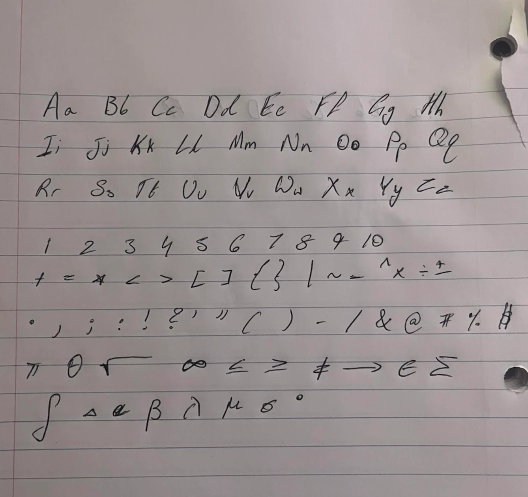
#> input picture data/glyph_sheets/sheet1.webp, 1056 x 994 px (shown at 1/2 size)
$ python -i photo.py   (imports and definitions only)
#> lines starting #> are read from the running program, lines starting #| are printed output that depends on the picture; after the words box and inside, x2 and y2 are one past the last pixel; in counts of white or black regions, pixels touching at a corner belong together
#> further down, picture is the input picture: shape (994, 1056, 3); mean B, G, R 145.9, 146, 155
import json
import os
import platform
import shlex
import subprocess
import tempfile
from pathlib import Path

import cv2
import numpy as np

SIZE = 224
WORKER = Path(__file__).resolve().parents[1] / "inksight_worker.py"


def bands(flags):
    out, start = [], None
    for i, flag in enumerate(list(flags) + [False]):
        if flag and start is None:
            start = i
        elif not flag and start is not None:
            out.append((start, i - 1))
            start = None
    return out


def strip_rules(binary):
    h, w = binary.shape
    thin = cv2.morphologyEx(binary, cv2.MORPH_OPEN, cv2.getStructuringElement(cv2.MORPH_RECT, (25, 1)))
    for y0, y1 in bands((thin > 0).sum(axis=1) >= 0.15 * w):
        if y1 - y0 > 8:
            continue
        y0, y1 = max(0, y0 - 1), min(h - 1, y1 + 1)
        above = binary[max(0, y0 - 2)] > 0
        below = binary[min(h - 1, y1 + 2)] > 0
        binary[y0:y1 + 1, ~(above & below)] = 0
    tall = cv2.morphologyEx(binary, cv2.MORPH_OPEN, cv2.getStructuringElement(cv2.MORPH_RECT, (1, 15)))
    for x0, x1 in bands((tall > 0).sum(axis=0) >= 0.6 * h):
        if x1 - x0 > 8:
            continue
        x0, x1 = max(0, x0 - 1), min(w - 1, x1 + 1)
        left = binary[:, max(0, x0 - 2)] > 0
        right = binary[:, min(w - 1, x1 + 2)] > 0
        binary[~(left & right), x0:x1 + 1] = 0
    return binary


def ink_mask(image):
    gray = cv2.cvtColor(image, cv2.COLOR_BGR2GRAY)
    h, w = gray.shape
    block = max(31, (min(h, w) // 12) | 1)
    block = min(block, 255)
    diff = cv2.medianBlur(gray, block).astype(np.int32) - gray.astype(np.int32)
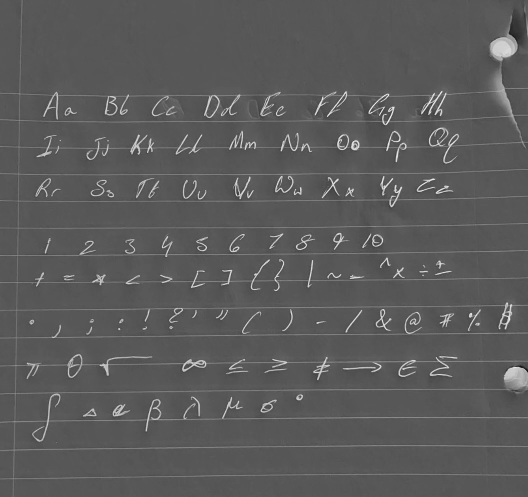
#> diff: shape (994, 1056) int32 (shown at 1/2 size); min -92, max 177, mean 3.9; drawn with min black and max white
    level = max(22.0, 0.42 * float(np.percentile(diff, 99.5)))
#> level = 55.02
    binary = (diff > level).astype(np.uint8) * 255
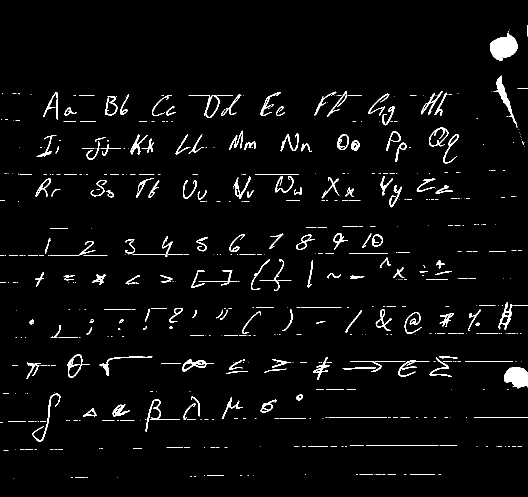
#> binary: shape (994, 1056) (shown at 1/2 size); 3.1% white; 572 white regions (387 under 20 px), largest, box (x1, y1, x2, y2) and area: (980, 66, 1035, 122) 1980, (1008, 734, 1056, 777) 1541, (987, 151, 1035, 255) 864
    binary = strip_rules(binary)
#> in strip_rules, `thin = cv2.morphologyEx(binary, cv2.MORPH_OPEN, cv2.getStructuringElem..`:
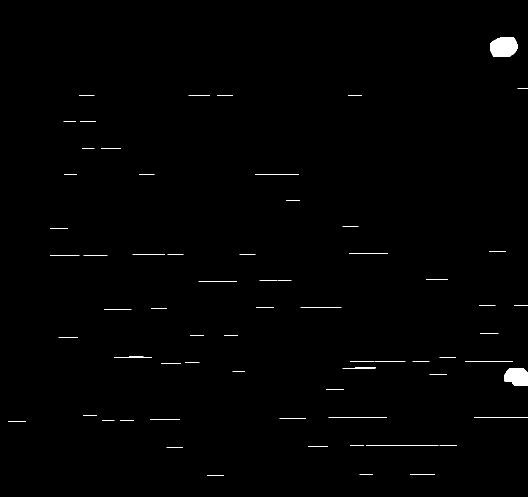
#> thin: shape (994, 1056) (shown at 1/2 size); 0.6% white; 66 white regions, largest, box (x1, y1, x2, y2) and area: (980, 75, 1035, 113) 1796, (1008, 736, 1056, 772) 1437, (685, 734, 751, 738) 167
#> the loop in strip_rules, `for y0, y1 in bands((thin > 0).sum(axis=1) >= 0.15 * w):` made 2 passes
#> (y0, y1) on passes 1 to 2: (834, 836), (890, 892)
#> after the loop in strip_rules, `for y0, y1 in bands((thin > 0).sum(axis=1) >= 0.15 * w):`:
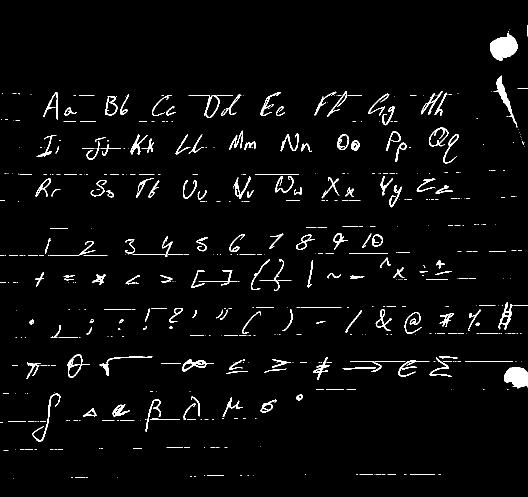
#> binary: shape (994, 1056) (shown at 1/2 size); 3% white; 538 white regions (359 under 20 px), largest, box (x1, y1, x2, y2) and area: (980, 66, 1035, 122) 1980, (1008, 734, 1056, 777) 1541, (987, 151, 1035, 255) 864
    binary = cv2.morphologyEx(binary, cv2.MORPH_OPEN, np.ones((2, 2), np.uint8))
#> binary: shape (994, 1056); 2.5% white; 235 white regions (78 under 20 px), largest, box (x1, y1, x2, y2) and area: (981, 67, 1036, 123) 1979, (1009, 735, 1056, 778) 1507, (994, 154, 1035, 251) 843
    count, labels, stats, _ = cv2.connectedComponentsWithStats(binary)
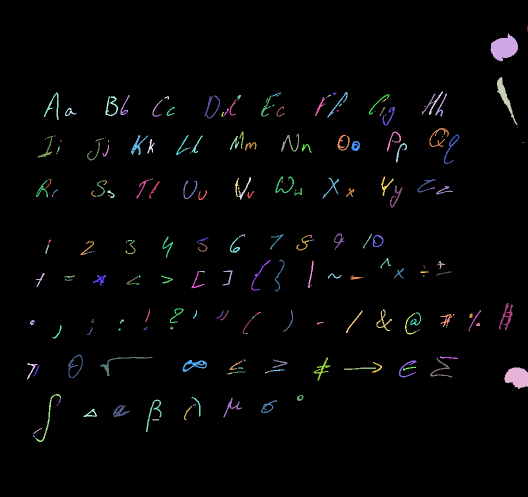
#> labels: shape (994, 1056) int32 (shown at 1/2 size); 236 distinct labels, from 0 to 235; one colour per label, 0 black
#> count = 236; stats = 236 rows, first 6: [0, 0, 1056, 994, 1023014], [1055, 52, 1, 11, 11], [981, 67, 55, 56, 1979], [994, 154, 41, 97, 843], [858, 183, 28, 47, 172], [88, 185, 29, 55, 324]
    flat = [i for i in range(1, count) if stats[i][2] >= 10 and stats[i][3] <= max(6, 0.08 * stats[i][2] + 4)]
#> flat = [113, 146, 147, 151, 161, 186, 199, 212, 213, 216, 217, 233]
    binary[np.isin(labels, flat)] = 0
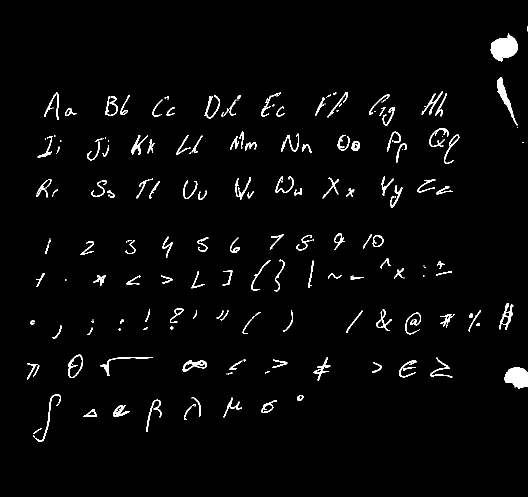
#> binary: shape (994, 1056) (shown at 1/2 size); 2.5% white; 223 white regions (78 under 20 px), largest, box (x1, y1, x2, y2) and area: (981, 67, 1036, 123) 1979, (1009, 735, 1056, 778) 1507, (994, 154, 1035, 251) 843
    return binary


def segment_words(image):
    binary = ink_mask(image)
    h, w = binary.shape
    count, labels, stats, _ = cv2.connectedComponentsWithStats(binary)
#> labels: shape (994, 1056) int32; 224 distinct labels, from 0 to 223
#> count = 224; stats = 224 rows, first 6: [0, 0, 1056, 994, 1023662], [1055, 52, 1, 11, 11], [981, 67, 55, 56, 1979], [994, 154, 41, 97, 843], [858, 183, 28, 47, 172], [88, 185, 29, 55, 324]
    if count < 2:
        return []
    areas = stats[1:, 4]
#> areas = 223 values, max 1979 at index 1, min 4 at index 20, mean 116.6
    solid = stats[1:][areas >= 0.08 * np.percentile(areas, 95)]
#> solid = 138 rows, first 6: [981, 67, 55, 56, 1979], [994, 154, 41, 97, 843], [858, 183, 28, 47, 172], [88, 185, 29, 55, 324], [544, 185, 18, 8, 49], [655, 184, 40, 51, 219]
    if len(solid) == 0:
        return []
    letter = float(np.median(solid[:, 3]))
#> letter = 29
    for i, (x, y, bw, bh, area) in enumerate(stats[1:], 1):
        if (bh > 2.5 * letter and bw < 0.35 * letter) or bw > 0.8 * w:
            binary[labels == i] = 0
#> this loop made 223 passes
    kernel = cv2.getStructuringElement(cv2.MORPH_RECT, (max(3, int(letter * 0.16)), max(3, int(letter * 0.35))))
#> kernel = [[1, 1, 1, 1], [1, 1, 1, 1], [1, 1, 1, 1], [1, 1, 1, 1], [1, 1, 1, 1], [1, 1, 1, 1], [1, 1, 1, 1], [1, 1, 1, 1], [1, 1, 1, 1], [1, 1, 1, 1]]
    merged = cv2.dilate(binary, kernel)
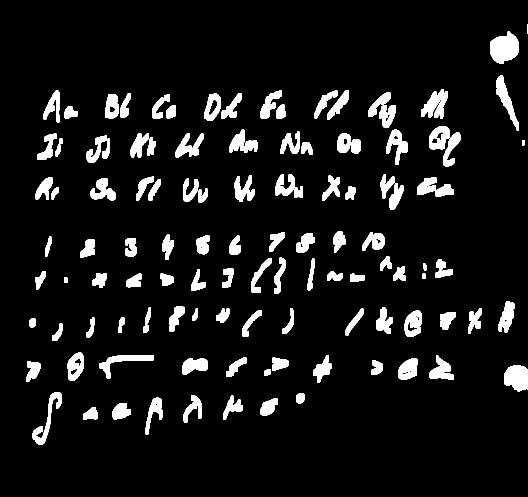
#> merged: shape (994, 1056) (shown at 1/2 size); 8.3% white; 120 white regions, largest, box (x1, y1, x2, y2) and area: (980, 63, 1038, 128) 2674, (1008, 731, 1056, 783) 2020, (842, 179, 896, 238) 1791
    count, _, stats, _ = cv2.connectedComponentsWithStats(merged)
#> count = 121; stats = 121 rows, first 6: [0, 0, 1056, 994, 962929], [1054, 48, 2, 20, 40], [980, 63, 58, 65, 2674], [993, 150, 45, 111, 1580], [842, 179, 54, 59, 1791], [87, 181, 32, 64, 996]
    boxes = []
    for x, y, bw, bh, area in stats[1:]:
        if bh < 0.6 * letter or bw < 0.12 * letter or bh > 5 * letter:
            continue
        pad = int(letter * 0.12)
        boxes.append([max(0, x - pad), max(0, y - pad), min(w, x + bw + pad), min(h, y + bh + pad)])
#> this loop made 120 passes
#> (x, y, bw, bh, area) on passes 1 to 8: (1054, 48, 2, 20, 40), (980, 63, 58, 65, 2674), (993, 150, 45, 111, 1580), (842, 179, 54, 59, 1791), (87, 181, 32, 64, 996), (521, 181, 43, 57, 1012), (665, 181, 10, 14, 127), (654, 180, 43, 60, 960)
#> after the loop, boxes = 106 items, first 6: [977, 60, 1041, 131], [990, 147, 1041, 264], [839, 176, 899, 241], [84, 178, 122, 248], [518, 178, 567, 241], [651, 177, 700, 243]
    boxes.sort(key=lambda b: (round((b[1] + b[3]) / 2 / (letter * 2.5)), b[0]))
    return boxes


# [104 lines left out: functions find_rules, group_by_rules, group_lines, group_by_peaks, pad_crop, not called in this run]


def wsl_path(path):
    path = Path(path).resolve()
    return f"/mnt/{path.drive[0].lower()}{path.as_posix()[2:]}"


# [36 lines left out: functions worker_command, derender, not called in this run]

>>> import cv2
>>> picture = cv2.imread('../../data/glyph_sheets/sheet1.webp')
>>> result = segment_words(picture)
#> result = 106 items, first 6: [977, 60, 1041, 131], [84, 178, 122, 248], [126, 209, 158, 240], [207, 186, 241, 240], [237, 183, 264, 238], [301, 192, 330, 241]

$ run again, on data/glyph_sheets/sheet2_joined.webp
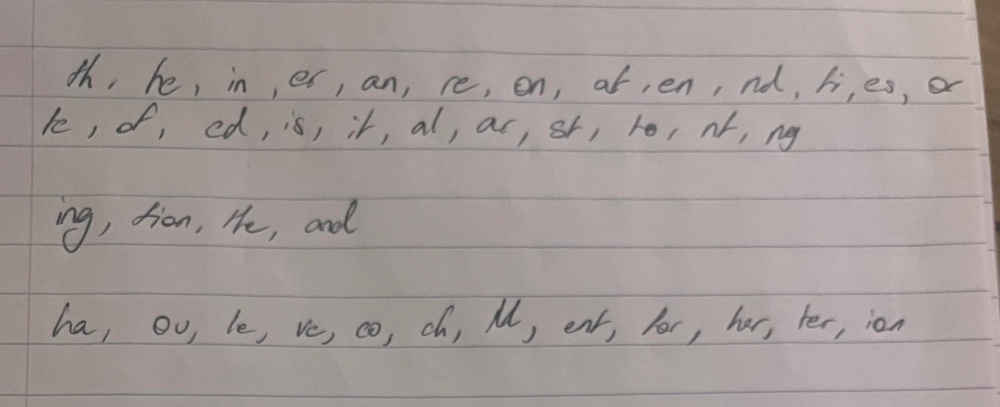
#> input picture data/glyph_sheets/sheet2_joined.webp, 2000 x 814 px (shown at 1/2 size)
#> picture is the input picture: shape (814, 2000, 3); mean B, G, R 151.9, 154.2, 164.2
#> in ink_mask, `diff = cv2.medianBlur(gray, block).astype(np.int32) - gray.astype(np.i..`:
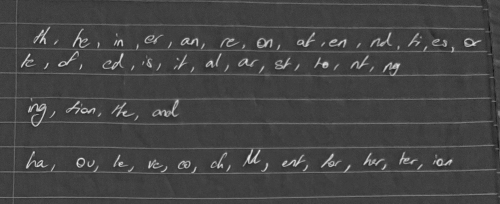
#> diff: shape (814, 2000) int32 (shown at 1/4 size); min -34, max 100, mean 2.5; drawn with min black and max white
#> level = 28.56
#> thin: shape (814, 2000); 0.39% white in thin lines or dots, all inside (x1, y1, x2, y2) = (0, 140, 1986, 796)
#> tall: shape (814, 2000); 0.85% white; 142 white regions (27 under 20 px), largest, box (x1, y1, x2, y2) and area: (1290, 247, 1312, 273) 429, (1583, 253, 1596, 289) 316, (990, 613, 1002, 655) 307
#> in ink_mask, `count, labels, stats, _ = cv2.connectedComponentsWithStats(binary)`: count = 566; stats = 566 rows, first 6: [0, 0, 2000, 814, 1575605], [1111, 13, 4, 2, 8], [1830, 25, 2, 2, 4], [1896, 26, 2, 2, 4], [66, 92, 2, 3, 6], [135, 108, 67, 70, 1221]
#> flat = 92 values from 52 to 564
#> in segment_words, `count, labels, stats, _ = cv2.connectedComponentsWithStats(binary)`: count = 474; stats = 474 rows, first 6: [0, 0, 2000, 814, 1579132], [1111, 13, 4, 2, 8], [1830, 25, 2, 2, 4], [1896, 26, 2, 2, 4], [66, 92, 2, 3, 6], [135, 108, 67, 70, 1221]
#> areas = 473 values, max 1984 at index 156, min 2 at index 428, mean 103.3
#> solid = 87 rows, first 6: [135, 108, 67, 70, 1221], [292, 116, 68, 76, 1174], [1189, 131, 72, 58, 1084], [1482, 130, 86, 59, 1226], [1633, 134, 48, 53, 680], [579, 141, 74, 36, 808]
#> letter = 29
#> the loop in segment_words, `for i, (x, y, bw, bh, area) in enumerate(stats[1:], 1):` made 473 passes
#> kernel = [[1, 1, 1, 1], [1, 1, 1, 1], [1, 1, 1, 1], [1, 1, 1, 1], [1, 1, 1, 1], [1, 1, 1, 1], [1, 1, 1, 1], [1, 1, 1, 1], [1, 1, 1, 1], [1, 1, 1, 1]]
#> in segment_words, `merged = cv2.dilate(binary, kernel)`:
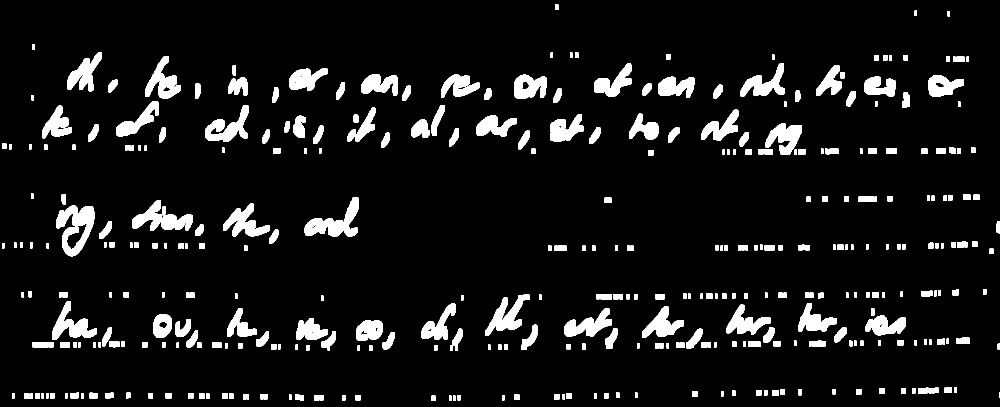
#> merged: shape (814, 2000) (shown at 1/2 size); 8.2% white; 373 white regions, largest, box (x1, y1, x2, y2) and area: (112, 411, 189, 513) 4146, (609, 394, 718, 474) 3623, (264, 401, 385, 462) 3530
#> in segment_words, `count, _, stats, _ = cv2.connectedComponentsWithStats(merged)`: count = 374; stats = 374 rows, first 6: [0, 0, 2000, 814, 1495165], [1110, 9, 7, 11, 77], [1829, 21, 5, 11, 55], [1895, 22, 5, 11, 55], [65, 88, 5, 12, 60], [134, 104, 70, 79, 2542]
#> the loop in segment_words, `for x, y, bw, bh, area in stats[1:]:` made 373 passes
#> after the loop in segment_words, `for x, y, bw, bh, area in stats[1:]:`: boxes = 82 items, first 6: [131, 101, 207, 186], [288, 109, 365, 200], [1185, 124, 1266, 197], [1478, 123, 1573, 197], [462, 128, 475, 155], [1629, 127, 1686, 195]
#> result = 82 items, first 6: [131, 101, 207, 186], [213, 156, 238, 188], [288, 109, 365, 200], [453, 152, 498, 194], [462, 128, 475, 155], [575, 134, 658, 185]

$ run again, on data/glyph_sheets/sheet2_letters.webp
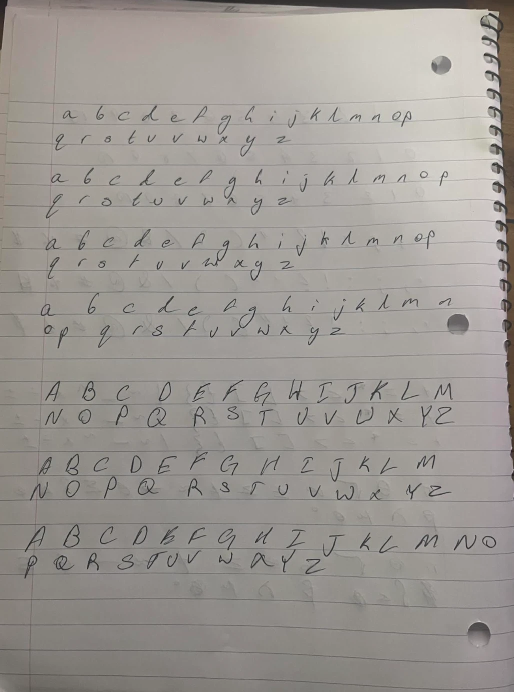
#> input picture data/glyph_sheets/sheet2_letters.webp, 1028 x 1384 px (shown at 1/2 size)
#> picture is the input picture: shape (1384, 1028, 3); mean B, G, R 147, 151.7, 156.2
#> level = 43.26
#> in strip_rules, `thin = cv2.morphologyEx(binary, cv2.MORPH_OPEN, cv2.getStructuringElem..`:
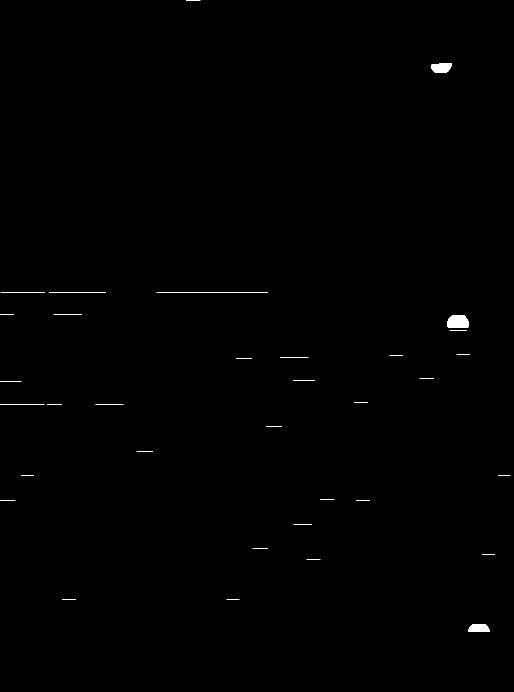
#> thin: shape (1384, 1028) (shown at 1/2 size); 0.25% white; 34 white regions, largest, box (x1, y1, x2, y2) and area: (894, 631, 938, 655) 931, (863, 126, 903, 145) 646, (936, 1248, 979, 1264) 593
#> the loop in strip_rules, `for y0, y1 in bands((thin > 0).sum(axis=1) >= 0.15 * w):` made 1 pass
#> (y0, y1) on pass 1: (583, 585)
#> tall: shape (1384, 1028); 0.39% white; 82 white regions (39 under 20 px), largest, box (x1, y1, x2, y2) and area: (896, 628, 936, 664) 1090, (864, 112, 901, 149) 947, (943, 1245, 979, 1278) 686
#> in ink_mask, `count, labels, stats, _ = cv2.connectedComponentsWithStats(binary)`: count = 595; stats = 595 rows, first 6: [0, 0, 1028, 1384, 1390269], [13, 0, 3, 10, 20], [373, 0, 29, 3, 73], [13, 11, 2, 2, 4], [962, 36, 23, 23, 189], [989, 59, 2, 2, 4]
#> flat = [2, 145, 265, 361, 370, 391, 425, 426, 431, 449, 456, 460, 478, 509, 516, 529, 593]
#> in segment_words, `count, labels, stats, _ = cv2.connectedComponentsWithStats(binary)`: count = 578; stats = 578 rows, first 6: [0, 0, 1028, 1384, 1390865], [13, 0, 3, 10, 20], [13, 11, 2, 2, 4], [962, 36, 23, 23, 189], [989, 59, 2, 2, 4], [994, 62, 7, 6, 21]
#> areas = 577 values, max 1118 at index 291, min 4 at index 1, mean 55.26
#> solid = 323 rows, first 6: [13, 0, 3, 10, 20], [962, 36, 23, 23, 189], [994, 62, 7, 6, 21], [0, 64, 7, 38, 189], [995, 69, 5, 11, 29], [964, 72, 27, 20, 197]
#> letter = 17
#> the loop in segment_words, `for i, (x, y, bw, bh, area) in enumerate(stats[1:], 1):` made 577 passes
#> kernel = [[1, 1, 1], [1, 1, 1], [1, 1, 1], [1, 1, 1], [1, 1, 1]]
#> in segment_words, `merged = cv2.dilate(binary, kernel)`:
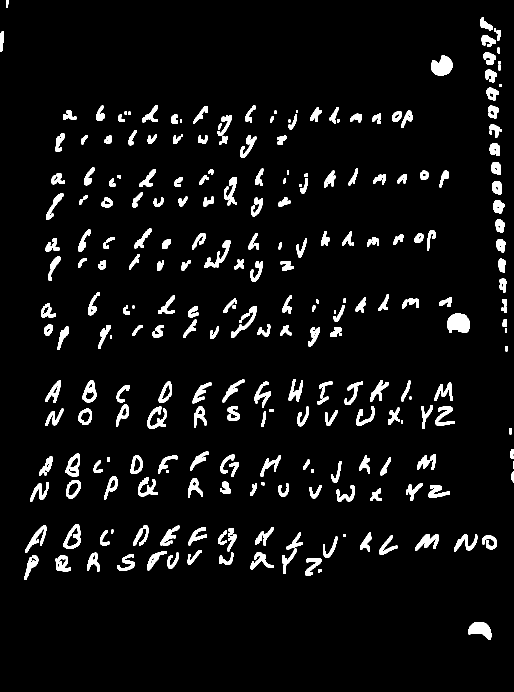
#> merged: shape (1384, 1028) (shown at 1/2 size); 5.6% white; 261 white regions, largest, box (x1, y1, x2, y2) and area: (895, 627, 940, 666) 1400, (863, 111, 905, 152) 1241, (936, 1244, 983, 1280) 1032
#> in segment_words, `count, _, stats, _ = cv2.connectedComponentsWithStats(merged)`: count = 262; stats = 262 rows, first 6: [0, 0, 1028, 1384, 1342975], [12, 0, 5, 15, 64], [961, 34, 25, 27, 343], [988, 57, 4, 6, 24], [993, 60, 9, 22, 138], [0, 62, 8, 42, 265]
#> the loop in segment_words, `for x, y, bw, bh, area in stats[1:]:` made 261 passes
#> after the loop in segment_words, `for x, y, bw, bh, area in stats[1:]:`: boxes = 218 items, first 6: [10, 0, 19, 17], [959, 32, 988, 63], [991, 58, 1004, 84], [0, 60, 10, 106], [961, 68, 994, 96], [993, 93, 1002, 109]
#> result = 218 items, first 6: [10, 0, 19, 17], [959, 32, 988, 63], [0, 60, 10, 106], [961, 68, 994, 96], [991, 58, 1004, 84], [993, 93, 1002, 109]
